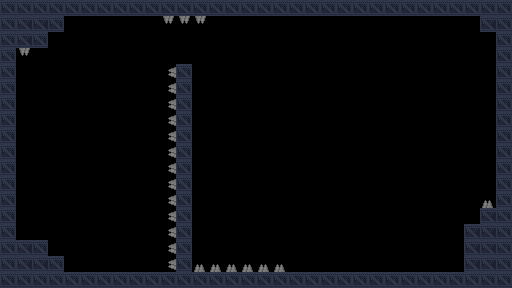

Tiled map render using the project's own tile images. Description and the whole map definition, tile-layer contents included, below:
An orthogonal 32x18 tile map with 16x16 px tiles, 2 tile layers (background, details), 2 tilesets and 6 objects (2x gravity, spawn, goal, movable).

<map version="1.5" tiledversion="1.7.2" orientation="orthogonal" renderorder="right-down" width="32" height="18" tilewidth="16" tileheight="16" infinite="0" nextlayerid="4" nextobjectid="16">
 <properties>
  <property name="title" value="Tread carefully" />
 </properties>
 <tileset firstgid="1" source="industrial.v2.tsx" />
 <tileset firstgid="1025" source="Dungeon Sprites.tsx" />
 <layer id="3" name="background" width="32" height="18">
  <data encoding="csv">
0,0,0,0,0,0,0,0,0,0,0,0,0,0,0,0,0,0,0,0,0,0,0,0,0,0,0,0,0,0,0,0,
0,0,0,0,0,0,0,0,0,0,0,0,0,0,0,0,0,0,0,0,0,0,0,0,0,0,0,0,0,0,0,0,
0,0,0,0,0,0,0,0,0,0,0,0,0,0,0,0,0,0,0,0,0,0,0,0,0,0,0,0,0,0,0,0,
0,0,0,0,0,0,0,0,0,0,0,0,0,0,0,0,0,0,0,0,0,0,0,0,0,0,0,0,0,0,0,0,
0,0,0,0,0,0,0,0,0,0,0,0,0,0,0,0,0,0,0,0,0,0,0,0,0,0,0,0,0,0,0,0,
0,0,0,0,0,0,0,0,0,0,0,0,0,0,0,0,0,0,0,0,0,0,0,0,0,0,0,0,0,0,0,0,
0,0,0,0,0,0,0,0,0,0,0,0,0,0,0,0,0,0,0,0,0,0,0,0,0,0,0,0,0,0,0,0,
0,0,0,0,0,0,0,0,0,0,0,0,0,0,0,0,0,0,0,0,0,0,0,0,0,0,0,0,0,0,0,0,
0,0,0,0,0,0,0,0,0,0,0,0,0,0,0,0,0,0,0,0,0,0,0,0,0,0,0,0,0,0,0,0,
0,0,0,0,0,0,0,0,0,0,0,0,0,0,0,0,0,0,0,0,0,0,0,0,0,0,0,0,0,0,0,0,
0,0,0,0,0,0,0,0,0,0,0,0,0,0,0,0,0,0,0,0,0,0,0,0,0,0,0,0,0,0,0,0,
0,0,0,0,0,0,0,0,0,0,0,0,0,0,0,0,0,0,0,0,0,0,0,0,0,0,0,0,0,0,0,0,
0,0,0,0,0,0,0,0,0,0,0,0,0,0,0,0,0,0,0,0,0,0,0,0,0,0,0,0,0,0,0,0,
0,0,0,0,0,0,0,0,0,0,0,0,0,0,0,0,0,0,0,0,0,0,0,0,0,0,0,0,0,0,0,0,
0,0,0,0,0,0,0,0,0,0,0,0,0,0,0,0,0,0,0,0,0,0,0,0,0,0,0,0,0,0,0,0,
0,0,0,0,0,0,0,0,0,0,0,0,0,0,0,0,0,0,0,0,0,0,0,0,0,0,0,0,0,0,0,0,
0,0,0,0,0,0,0,0,0,0,0,0,0,0,0,0,0,0,0,0,0,0,0,0,0,0,0,0,0,0,0,0,
0,0,0,0,0,0,0,0,0,0,0,0,0,0,0,0,0,0,0,0,0,0,0,0,0,0,0,0,0,0,0,0
</data>
 </layer>
 <layer id="1" name="details" width="32" height="18">
  <properties>
   <property name="physics" type="bool" value="true" />
  </properties>
  <data encoding="csv">
54,54,54,54,54,54,54,54,54,54,54,54,54,54,54,54,54,54,54,54,54,54,54,54,54,54,54,54,54,54,54,54,
54,20,20,54,0,0,0,0,0,0,3221226628,3221226628,3221226628,0,0,0,0,0,0,0,0,0,0,0,0,0,0,0,0,0,20,54,
54,20,54,0,0,0,0,0,0,0,0,0,0,0,0,0,0,0,0,0,0,0,0,0,0,0,0,0,0,0,0,54,
54,3221226628,0,0,0,0,0,0,0,0,0,0,0,0,0,0,0,0,0,0,0,0,0,0,0,0,0,0,0,0,0,54,
54,0,0,0,0,0,0,0,0,0,1610613892,54,0,0,0,0,0,0,0,0,0,0,0,0,0,0,0,0,0,0,0,54,
54,0,0,0,0,0,0,0,0,0,1610613892,54,0,0,0,0,0,0,0,0,0,0,0,0,0,0,0,0,0,0,0,54,
54,0,0,0,0,0,0,0,0,0,1610613892,54,0,0,0,0,0,0,0,0,0,0,0,0,0,0,0,0,0,0,0,54,
54,0,0,0,0,0,0,0,0,0,1610613892,54,0,0,0,0,0,0,0,0,0,0,0,0,0,0,0,0,0,0,0,54,
54,0,0,0,0,0,0,0,0,0,1610613892,54,0,0,0,0,0,0,0,0,0,0,0,0,0,0,0,0,0,0,0,54,
54,0,0,0,0,0,0,0,0,0,1610613892,54,0,0,0,0,0,0,0,0,0,0,0,0,0,0,0,0,0,0,0,54,
54,0,0,0,0,0,0,0,0,0,1610613892,54,0,0,0,0,0,0,0,0,0,0,0,0,0,0,0,0,0,0,0,54,
54,0,0,0,0,0,0,0,0,0,1610613892,54,0,0,0,0,0,0,0,0,0,0,0,0,0,0,0,0,0,0,0,54,
54,0,0,0,0,0,0,0,0,0,1610613892,54,0,0,0,0,0,0,0,0,0,0,0,0,0,0,0,0,0,0,1156,54,
54,0,0,0,0,0,0,0,0,0,1610613892,54,0,0,0,0,0,0,0,0,0,0,0,0,0,0,0,0,0,0,20,54,
54,0,0,0,0,0,0,0,0,0,1610613892,54,0,0,0,0,0,0,0,0,0,0,0,0,0,0,0,0,0,20,20,54,
54,20,54,0,0,0,0,0,0,0,1610613892,54,0,0,0,0,0,0,0,0,0,0,0,0,0,0,0,0,0,20,20,54,
54,20,20,54,0,0,0,0,0,0,1610613892,54,1156,1156,1156,1156,1156,1156,0,0,0,0,0,0,0,0,0,0,0,20,20,54,
54,54,54,54,54,54,54,54,54,54,54,54,54,54,54,54,54,54,54,54,54,54,54,54,54,54,54,54,54,54,54,54
</data>
 </layer>
 <objectgroup id="2" name="objects">
  <object id="2" name="spawn" gid="513" x="32" y="168" width="16" height="16" />
  <object id="7" x="312" y="24" width="128" height="76">
   <text fontfamily="MS Shell Dlg 2" wrap="1" halign="center" valign="center">Activate and deactivate quickly to go slow.</text>
  </object>
  <object id="10" name="gravity" gid="526" x="176" y="48" width="16" height="16" />
  <object id="12" name="gravity" gid="526" x="264" y="256" width="16" height="16" />
  <object id="14" name="goal" gid="1158" x="280" y="152" width="16" height="16" />
  <object id="15" name="movable" x="464" y="164">
   <polyline points="0,0 0,-80" />
  </object>
 </objectgroup>
</map>
